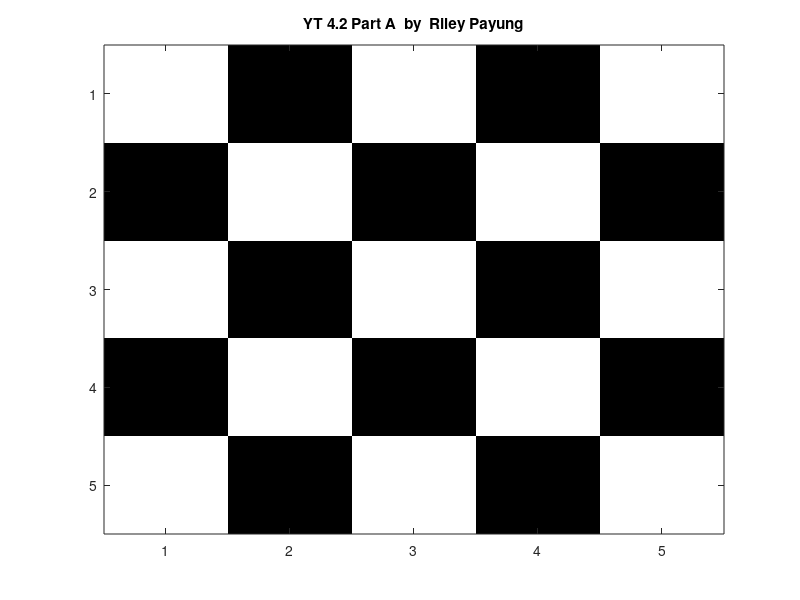

MATLAB code to generate this figure:
clear;clc
A(5,5) = 0;
for  row = 1:5
    for col = 1:5
        if ( mod(row+col ,2) == 0 )
            A(row,col) = 1;
        else
            A(row,col) = 0;
        end
    end
end
colormap(gray);
imagesc(A);

title('YT 4.2 Part A  by  Riley Payung')